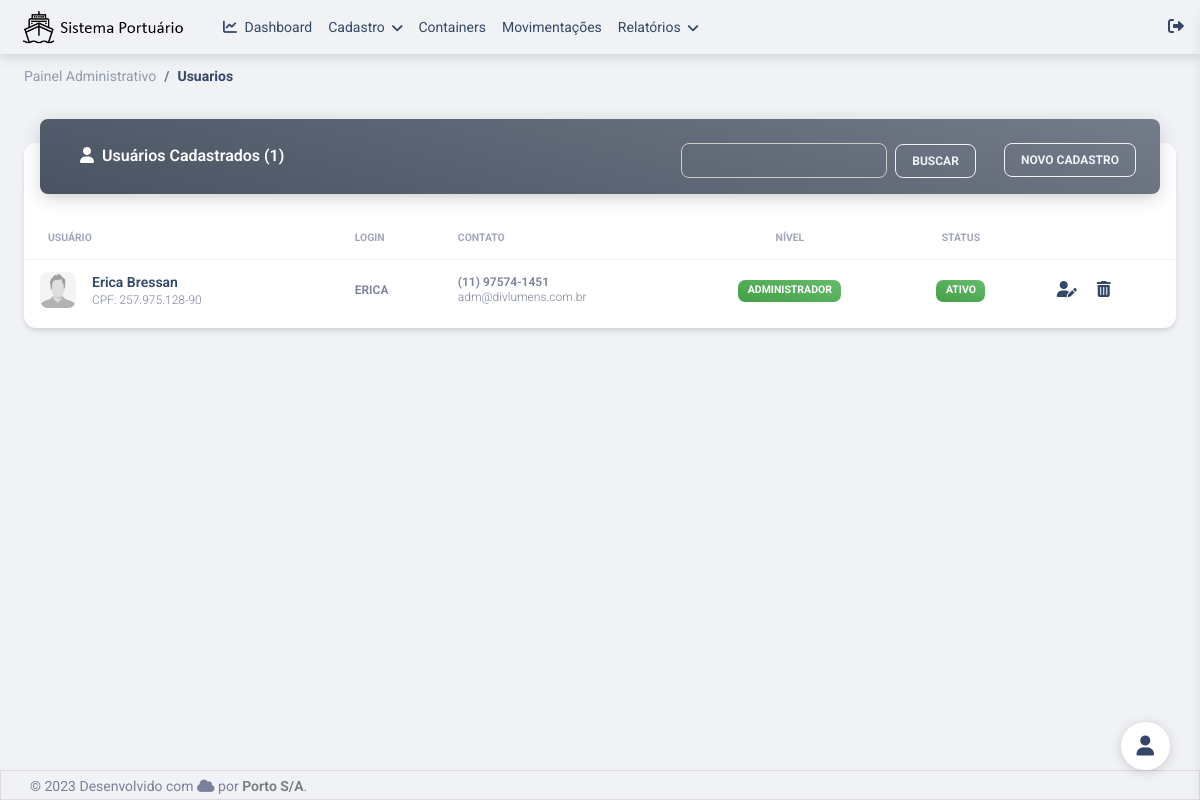
The app's page /painel-adm/index.php?pagina=usuarios with its own data.
### tables this page shows
CREATE TABLE `usuarios` (
  `id` int(11) NOT NULL AUTO_INCREMENT,
  `nome` varchar(70) DEFAULT NULL,
  `cpf` varchar(20) DEFAULT NULL,
  `telefone` varchar(20) DEFAULT NULL,
  `email` varchar(70) DEFAULT NULL,
  `login` varchar(20) DEFAULT NULL,
  `senha` varchar(20) DEFAULT NULL,
  `nivel` enum('Administrador','Operador','Tesoureiro') DEFAULT 'Operador',
  `foto` varchar(70) DEFAULT NULL,
  `data` datetime DEFAULT NULL,
  `modificado` datetime DEFAULT NULL,
  `status` enum('Ativo','Inativo','Removido') DEFAULT 'Ativo',
  `usuario` int(11) DEFAULT NULL,
  PRIMARY KEY (`id`)
);

### painel-adm/usuarios.php (the view, shortened to what this page needs)
<?php
require_once('../conexao.php');
@$nome_busca = $_POST['nome_busca'];
if (!empty($nome_busca)) {
	$sql = "SELECT * FROM usuarios WHERE ((nome LIKE '%$nome_busca%' OR cpf LIKE '%$nome_busca%' OR email LIKE '%$nome_busca%') AND status != 'Removido' AND login != 'root') ORDER BY nome ASC";
}else{
	$sql = "SELECT * FROM usuarios WHERE status != 'Removido' AND login != 'root' ORDER BY nome";
}
?>
<?php
$query = $pdo->query($sql);
$res = $query->fetchAll(PDO::FETCH_ASSOC);
$total_reg = @count($res);
?>
<div class="container-fluid pt-4">
  <div class="row">
    <div class="col-12">
      <div class="card my-4">
        <div class="card-header p-0 position-relative mt-n4 mx-3 z-index-2">
          <div class="bg-gradient-secondary shadow-secondary border-radius-lg pt-4 pb-3 d-flex justify-content-between container-fluid">
            <div class="col-6">
            	<h6 class="text-white text-capitalize ps-3"><i class="fa fa-user me-sm-1"></i> Usuários <?php echo (($nome_busca) ? 'Localizados' : 'Cadastrados'); ?> (<?php echo @$total_reg ?>)</h6>
			</div>
			<div class="col-6 d-flex flex-row-reverse bd-highlight">
				<div class="form-group mb-0">
					<?php if (empty($nome_busca)) { ?>
					<a href="index.php?pagina=<?php echo $pagina ?>&funcao=novo" type="button" class="btn btn-outline-light btn-sm mb-0 ms-5">Novo Cadastro</a>
                    <?php }else{ ?>
					<a href="index.php?pagina=<?php echo $pagina ?>" type="button" class="btn btn-outline-light btn-sm mb-0 ms-5">Voltar</a>
                    <?php } ?>
				</div>
				<div id="busca">
	                <form action="index.php?pagina=<?php echo $pagina ?>&funcao=buscar" method="POST" id="form-busca" name="form-busca" class="d-flex flex-row align-items-center flex-wrap">
		                <div class="col-md-9">
		                 <input type="text" class="form-control px-2 py-1 border-radius-lg text-sm text-uppercase" style="border: 1px solid #ccc; color: #fff; height:35px" id="nome_busca" name="nome_busca" value="<?php echo @$nome_busca ?>">
		                </div>
		               	<div class="col-md-3">
		                  <button id="check" name="check" type="submit" class="btn btn-outline-light btn-sm mb-0 mx-2">Buscar</button>
		                </div>
	                 </form>
                 </div>
			</div>
          </div>
        </div>
        <div class="card-body px-0 pb-2">
          <div class="table-responsive p-0">
            <?php
            if ($total_reg > 0) {
              ?>
              <table id="table" class="table table-hover align-items-center mb-0">
                <thead>
                  <tr>
                    <th class="text-uppercase text-secondary text-xxs font-weight-bolder opacity-7">Usuário</th>
                    <th class="text-uppercase text-secondary text-xxs font-weight-bolder opacity-7 ps-2">Login</th>
                    <th class="text-uppercase text-secondary text-xxs font-weight-bolder opacity-7 ps-2">Contato</th>
                    <th class="text-center text-uppercase text-secondary text-xxs font-weight-bolder opacity-7">Nível</th>
                    <th class="text-center text-uppercase text-secondary text-xxs font-weight-bolder opacity-7">Status</th>
                    <th class="text-secondary opacity-7"></th>
                  </tr>
                </thead>
                <tbody>
                  <?php
                  for($i=0; $i < $total_reg; $i++){
                    ?>
                    <?php if ( $res[$i]['login'] != "root") { ?>
                      <tr>
                        <td>
                          <div class="d-flex px-2 py-1">
                            <div>
                              <img src="../img/<?php echo $pagina ?>/<?php echo $res[$i]['foto'] ?>" class="avatar avatar-sm me-3 border-radius-lg" alt="user1">
                            </div>
                            <div class="d-flex flex-column justify-content-center">
                              <h6 class="mb-0 text-sm text-capitalize"><?php echo $res[$i]['nome'] ?></h6>
                              <p class="text-xs text-secondary mb-0">CPF: <?php echo $res[$i]['cpf'] ?></p>
                            </div>
                          </div>
                        </td>
                        <td>
                          <p class="text-xs font-weight-bold mb-0 text-uppercase"><?php echo $res[$i]['login'] ?></p>
                        </td>
                        <td>
                          <p class="text-xs font-weight-bold mb-0"><?php echo $res[$i]['telefone'] ?></p>
                          <p class="text-xs text-secondary mb-0"><?php echo $res[$i]['email'] ?></p>
                        </td>
                        <td class="align-middle text-center text-sm">
                          <?php
                          	$gradiente = '';
                          	if ($res[$i]['nivel'] == 'Administrador') {
                          		$gradiente = 'bg-gradient-success';
                          	}elseif ($res[$i]['nivel'] == 'Operador') {
                          		$gradiente = 'bg-gradient-warning';
                          	}else{
                          		$gradiente = 'bg-gradient-danger';
                          	}
                          ?>
                          <span class="badge badge-sm <?php echo $gradiente; ?>"><?php echo $res[$i]['nivel'] ?></span>
                        </td>
                      	<td class="align-middle text-center text-sm">
                          <?php
                          	$gradiente = '';
                          	if ($res[$i]['status'] == 'Ativo') {
                          		$gradiente = 'bg-gradient-success';
                          	}else{
                          		$gradiente = 'bg-gradient-danger';
                          	}
                          ?>
                        <span class="badge badge-sm <?php echo $gradiente; ?>"><?php echo $res[$i]['status'] ?></span>
                      	</td>
                        <td class="align-middle">
                          <a href="index.php?pagina=<?php echo $pagina ?>&funcao=editar&id=<?php echo $res[$i]['id'] ?>" data-bs-toggle="tooltip" title="Editar Registro"><i class="fas fa-user-edit mx-3"></i></a>
                          <?php if ( $res[$i]['login'] != $login_usu ) { ?>
                            <a href="index.php?pagina=<?php echo $pagina ?>&funcao=deletar&id=<?php echo $res[$i]['id'] ?>" data-bs-toggle="tooltip" title="Excluir Registro"><i class="fas fa-trash-alt"></i></a>
                          <?php } ?>
                        </td>
                      </tr>
                    <?php } ?>
                  <?php } ?>
                </tbody>
              </table>
            <?php } else {
              echo '<p class="mx-4" >Não existem dados cadastrados para serem exibidos!</p>';
            } ?>
          </div>
        </div>
      </div>
    </div>
  </div>
</div>

### records on screen
usuarios: foto (picture), nome "Erica Bressan", cpf "257.975.128-90", login "ERICA", telefone "(11) 97574-1451", email "adm@divlumens.com.br", nivel "ADMINISTRADOR", status "ATIVO"

### other values on screen
$pagina "Usuarios"
NOME_EMPRESA "Porto S/A"
